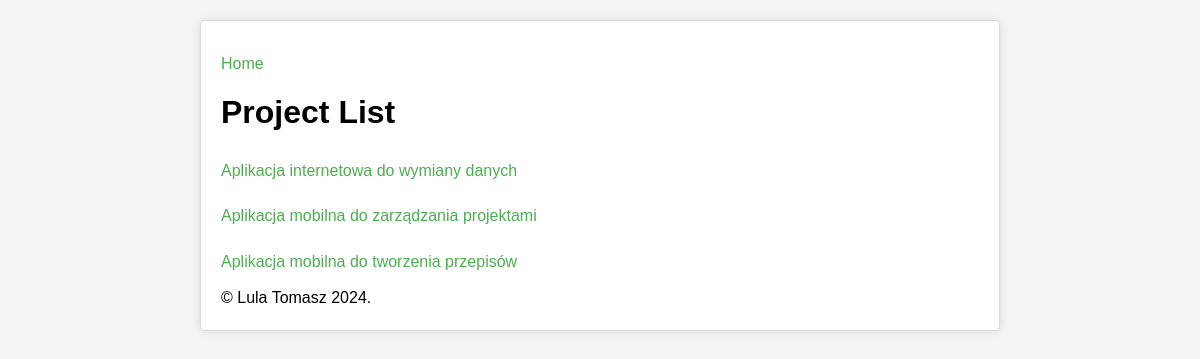
Screenshot of /project_list with the database file from the repository.
### tables this page shows
CREATE TABLE project (
            id INTEGER PRIMARY KEY AUTOINCREMENT,
            name TEXT NOT NULL,
            description TEXT,
            due_date DATE NOT NULL
        );

### app.py (the view)
@app.route('/project_list')
def project_list():
    conn = sqlite3.connect('projects.db')
    cursor = conn.cursor()
    cursor.execute('SELECT * FROM project')
    projects_data = cursor.fetchall()
    projects = [Project(*project) for project in projects_data]
    conn.close()
    return render_template('project_list.html', projects=projects)

### templates/project_list.html (shortened to what this page needs)
{% extends 'base.html' %}
{% block content %}
    <h1>Project List</h1>
    <ul>
        {% for project in projects %}
        <li>
            <a href="{{ url_for('project_info', project_id=project.id) }}">{{ project.name }}</a>
        </li>
        {% endfor %}
    </ul>
{% endblock %}

### static/css/styles.css (style rules this page uses)
* { margin: 0; padding: 0; box-sizing: border-box; }
body { font-family: Arial, sans-serif; line-height: 1.6; background-color: #f4f4f4; margin: 20px; }
h1, h2, h3 { margin-bottom: 10px; }
ul { list-style-type: none; padding: 0; }
ul li { padding: 10px 0; }
a { color: #4CAF50; text-decoration: none; }

### rows the page displays
project: name "Aplikacja internetowa do wymiany danych"
project: name "Aplikacja mobilna do zarządzania projektami"
project: name "Aplikacja mobilna do tworzenia przepisów"
